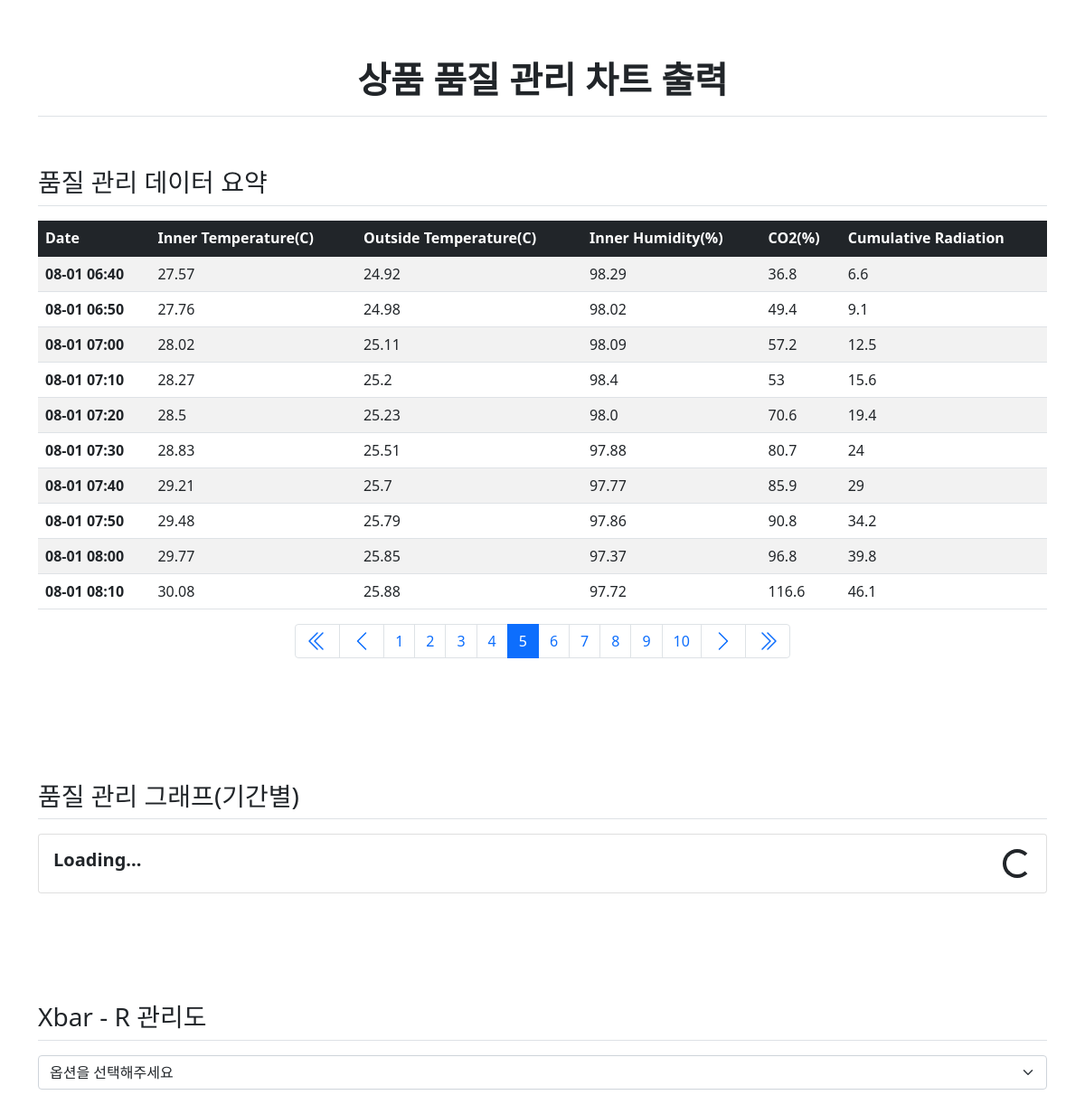
/chart/?page=5, run on the app's committed database.
### chart/models.py (models this page shows)
class ChartData(models.Model):
    date = models.CharField("날짜", max_length=20, null=False)
    inner_temp = models.FloatField("내부 온도", null=True)
    outside_temp = models.FloatField("외부 온도", null=True)
    inner_humidity = models.FloatField("내부 습도", null=True)
    co2 = models.FloatField("co2", null=True)
    cumulative_radiation = models.FloatField("자외선", null=True)

### chart/views.py (the view)
# urls.py: path('', views.ChartView, name="chart"),
def ChartView(request):
    page = request.GET.get('page','1')
    chartdata = ChartData.objects.order_by('date')
    paginator = Paginator(chartdata, 10)  # 페이지당 10개씩 보여주기
    page_obj = paginator.get_page(page)
    context = {'chartdatas': page_obj}
    return render(request, 'chart/chart.html', context)

### templates/chart/chart.html (shortened to what this page needs)
{% load static %}
<link rel="stylesheet" type="text/css" href="{% static 'bootstrap.min.css' %}">
<div class="container">
    <h1 class="border-bottom fw-bolder text-center py-3 my-5">상품 품질 관리 차트 출력</h1>
</div>
<div>
<div class="container pb-5">
    <h3 class="border-bottom my-3 py-2">품질 관리 데이터 요약</h3>
    <table class="table table-striped table-hover">
        <thead class="table-dark">
            <tr>
                <th>Date</th>
                <th>Inner Temperature(C)</th>
                <th>Outside Temperature(C)</th>
                <th>Inner Humidity(%)</th>
                <th>CO2(%)</th>
                <th>Cumulative Radiation</th>
            </tr>
        </thead>
        <tbody>
            {% for chartdata in chartdatas %}
                <tr>
                    <th>{{ chartdata.date|slice:"5:" }}</th>
                    <td>{{chartdata.inner_temp}}</td>
                    <td>{{chartdata.outside_temp}}</td>
                    <td>{{chartdata.inner_humidity}}</td>
                    <td>{{chartdata.co2}}</td>
                    <td>{{chartdata.cumulative_radiation}}</td>
                </tr>
            {% endfor %}
        </tbody>
    </table>
    <ul class="pagination justify-content-center">
        {% if chartdatas.has_previous %}
        <li class="page-item">
            <a class="page-link" href="?page={{ chartdatas.paginator.page_range.0 }}" aria-label="First">
            </a>
        </li>
        <li class="page-item">
            <a class="page-link" href="?page={{ chartdatas.previous_page_number }}">
                <svg xmlns="http://www.w3.org/2000/svg" width="24" height="24" fill="currentColor" class="bi bi-chevron-left" viewBox="0 0 16 16">
                  <path fill-rule="evenodd" d="M11.354 1.646a.5.5 0 0 1 0 .708L5.707 8l5.647 5.646a.5.5 0 0 1-.708.708l-6-6a.5.5 0 0 1 0-.708l6-6a.5.5 0 0 1 .708 0z"/>
                </svg>
            </a>
        </li>
        {% endif %}
        {% for page_number in chartdatas.paginator.page_range %}
        {% if page_number >= chartdatas.number|add:-5 and page_number <= chartdatas.number|add:5 %}
        {% if page_number == chartdatas.number %}
        <li class="page-item active" aria-current="page">
            <a class="page-link" href="?page={{ page_number }}">{{ page_number }}</a>
        </li>
        {% else %}
        <li class="page-item">
            <a class="page-link" href="?page={{ page_number }}">{{ page_number }}</a>
        </li>
        {% endif %}
        {% endif %}
        {% endfor %}
        {% if chartdatas.has_next %}
        <li class="page-item">
            <a class="page-link" href="?page={{ chartdatas.next_page_number }}">
                <svg xmlns="http://www.w3.org/2000/svg" width="24" height="24" fill="currentColor" class="bi bi-chevron-right" viewBox="0 0 16 16">
                  <path fill-rule="evenodd" d="M4.646 1.646a.5.5 0 0 1 .708 0l6 6a.5.5 0 0 1 0 .708l-6 6a.5.5 0 0 1-.708-.708L10.293 8 4.646 2.354a.5.5 0 0 1 0-.708z"/>
                </svg>
            </a>
        </li>
        <li class="page-item">
                  <a class="page-link" href="?page={{ chartdatas.paginator.page_range|last }}" aria-label="Next">
                  </a>
        </li>
        {% endif %}
    </ul>
</div>
<div class="container py-5">
    <h3 class="border-bottom my-3 py-2">품질 관리 그래프(기간별)</h3>
    <div id="container">
    <div class="card">
      <div class="card-body">
            <div class="d-flex align-items-center">
              <h5><strong>Loading...</strong></h5>
              <div class="spinner-border ms-auto" role="status" aria-hidden="true"></div>
            </div>
      </div>
    </div>
    </div>
</div>
<div class="container py-5">
    <h3 class="border-bottom my-3 py-2">Xbar - R 관리도</h3>
    <select id="select_data" class="form-select form-select mb-3" onchange="getval(this);">
        <option selected>옵션을 선택해주세요</option>
    </select>
</div>
</div>

### data on the page
ChartData: date "08-01 06:40", inner_temp "27.57", outside_temp "24.92", inner_humidity "98.29", co2 "36.8", cumulative_radiation "6.6"
ChartData: date "08-01 06:50", inner_temp "27.76", outside_temp "24.98", inner_humidity "98.02", co2 "49.4", cumulative_radiation "9.1"
ChartData: date "08-01 07:00", inner_temp "28.02", outside_temp "25.11", inner_humidity "98.09", co2 "57.2", cumulative_radiation "12.5"
ChartData: date "08-01 07:10", inner_temp "28.27", outside_temp "25.2", inner_humidity "98.4", co2 "53", cumulative_radiation "15.6"
ChartData: date "08-01 07:20", inner_temp "28.5", outside_temp "25.23", inner_humidity "98.0", co2 "70.6", cumulative_radiation "19.4"
ChartData: date "08-01 07:30", inner_temp "28.83", outside_temp "25.51", inner_humidity "97.88", co2 "80.7", cumulative_radiation "24"
ChartData: date "08-01 07:40", inner_temp "29.21", outside_temp "25.7", inner_humidity "97.77", co2 "85.9", cumulative_radiation "29"
ChartData: date "08-01 07:50", inner_temp "29.48", outside_temp "25.79", inner_humidity "97.86", co2 "90.8", cumulative_radiation "34.2"
ChartData: date "08-01 08:00", inner_temp "29.77", outside_temp "25.85", inner_humidity "97.37", co2 "96.8", cumulative_radiation "39.8"
ChartData: date "08-01 08:10", inner_temp "30.08", outside_temp "25.88", inner_humidity "97.72", co2 "116.6", cumulative_radiation "46.1"

### other printed values
{{ page_number }} "1" "2" "3" "4" "6" "7" "8" "9" "10"
{{ page_number }} "5"
